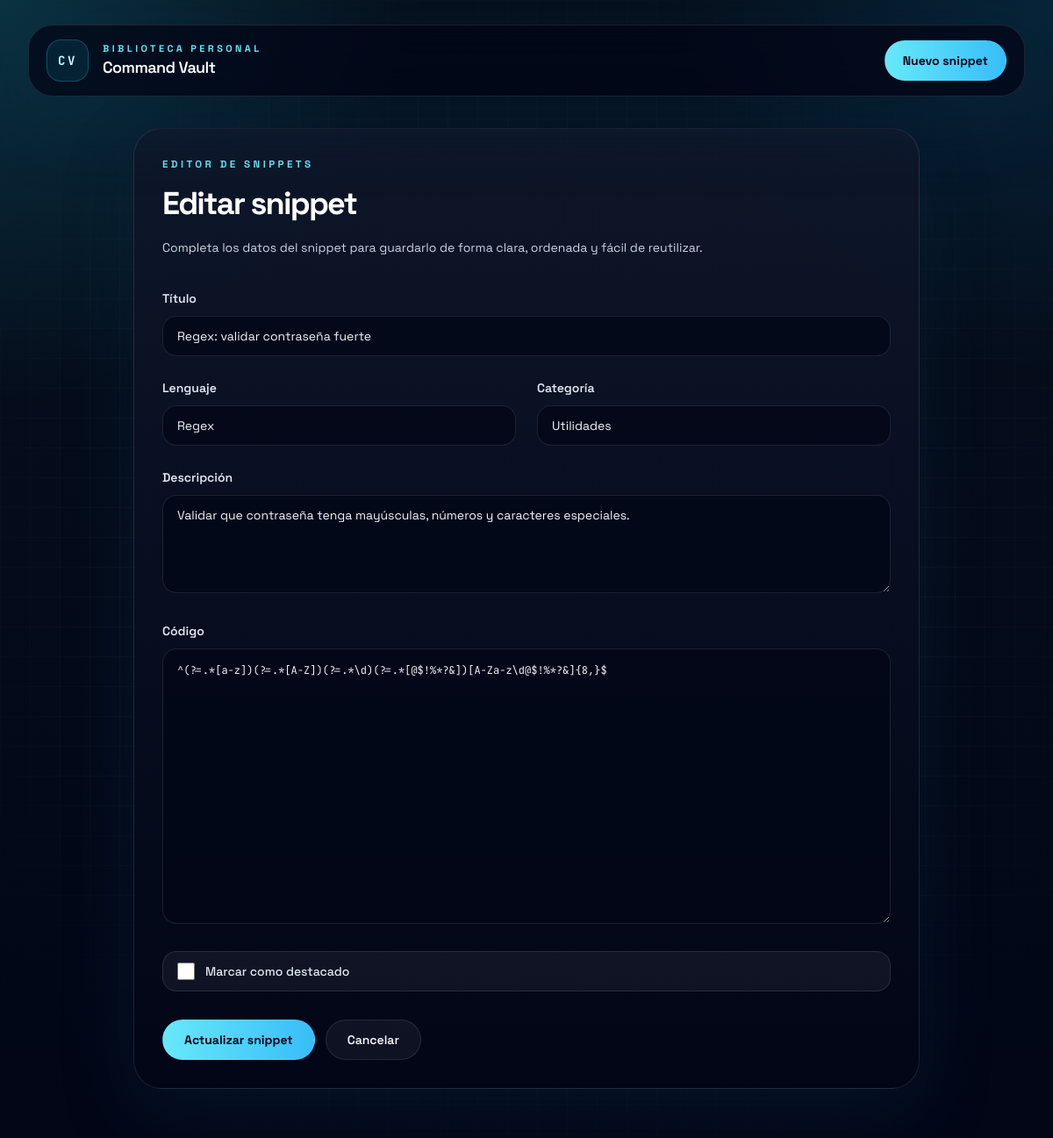
The page /editar/107/ on the database as committed earlier.
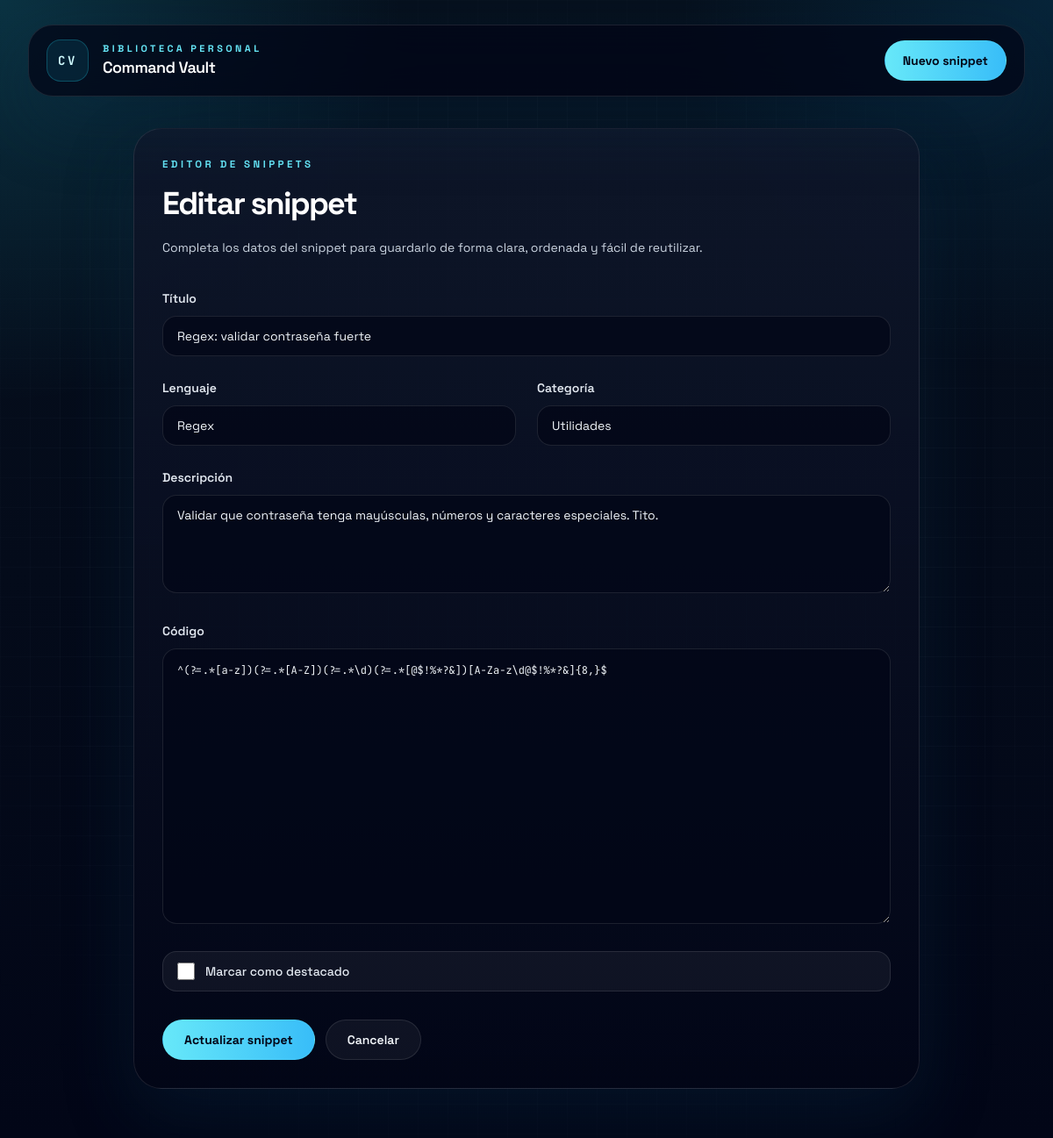
The same page on the database as committed later.
### vault/models.py (models this page shows, shortened)
class Snippet(models.Model):
    LENGUAJES = [
        ('python', 'Python'),
        ('javascript', 'JavaScript'),
        ('html', 'HTML'),
        ('css', 'CSS'),
        ('bash', 'Bash'),
        ('sql', 'SQL'),
        ('django', 'Django'),
        ('git', 'Git'),
        ('docker', 'Docker'),
        ('regex', 'Regex'),
        ('json', 'JSON'),
        ('yaml', 'YAML'),
    ]
    CATEGORIAS = [
        ('backend', 'Backend'),
        ('frontend', 'Frontend'),
        ('database', 'Base de datos'),
        ('devops', 'DevOps'),
        ('utils', 'Utilidades'),
    ]
    titulo = models.CharField(max_length=120)
    lenguaje = models.CharField(max_length=20, choices=LENGUAJES)
    categoria = models.CharField(max_length=20, choices=CATEGORIAS)
    descripcion = models.TextField()
    codigo = models.TextField()
    destacado = models.BooleanField(default=False)
    creado_en = models.DateTimeField(auto_now_add=True)
    actualizado_en = models.DateTimeField(auto_now=True)
    class Meta:
        ordering = ['-creado_en']
        verbose_name = 'Snippet'
        verbose_name_plural = 'Snippets'

### vault/views.py (the view)
# urls.py: path('editar/<int:pk>/', views.snippet_update, name='snippet_update'),
def snippet_update(request, pk):
    snippet = get_object_or_404(Snippet, pk=pk)
    if request.method == 'POST':
        form = SnippetForm(request.POST, instance=snippet)
        if form.is_valid():
            snippet = form.save()
            return redirect('snippet_detail', pk=snippet.pk)
    else:
        form = SnippetForm(instance=snippet)
    return render(request, 'vault/snippet_form.html', {
        'form': form,
        'titulo_pagina': 'Editar snippet',
        'texto_boton': 'Actualizar snippet'
    })

### vault/templates/vault/snippet_form.html (shortened to what this page needs)
{% extends 'vault/base.html' %}
{% block content %}
<section class="mx-auto max-w-4xl">
    <div class="rounded-[32px] border border-white/10 bg-[linear-gradient(180deg,rgba(15,23,42,0.9),rgba(2,6,23,0.96))] p-6 shadow-glow sm:p-8">
        <div class="max-w-2xl">
            <p class="text-[0.72rem] font-bold uppercase tracking-[0.3em] text-cyan-300">Editor de snippets</p>
            <h1 class="mt-4 text-4xl font-bold tracking-[-0.05em] text-white">{{ titulo_pagina }}</h1>
            <p class="mt-4 text-sm leading-7 text-slate-300">Completa los datos del snippet para guardarlo de forma clara, ordenada y fácil de reutilizar.</p>
        </div>
        <form method="post" class="mt-8 space-y-6">
            <div class="space-y-2">
                <label class="text-sm font-semibold text-slate-200" for="{{ form.titulo.id_for_label }}">Título</label>
                {{ form.titulo }}
            </div>
            <div class="grid gap-6 md:grid-cols-2">
                <div class="space-y-2">
                    <label class="text-sm font-semibold text-slate-200" for="{{ form.lenguaje.id_for_label }}">Lenguaje</label>
                    {{ form.lenguaje }}
                </div>
                <div class="space-y-2">
                    <label class="text-sm font-semibold text-slate-200" for="{{ form.categoria.id_for_label }}">Categoría</label>
                    {{ form.categoria }}
                </div>
            </div>
            <div class="space-y-2">
                <label class="text-sm font-semibold text-slate-200" for="{{ form.descripcion.id_for_label }}">Descripción</label>
                {{ form.descripcion }}
            </div>
            <div class="space-y-2">
                <label class="text-sm font-semibold text-slate-200" for="{{ form.codigo.id_for_label }}">Código</label>
                {{ form.codigo }}
            </div>
            <label class="flex items-center gap-3 rounded-2xl border border-white/10 bg-white/5 px-4 py-3 text-sm text-slate-200" for="{{ form.destacado.id_for_label }}">
                {{ form.destacado }}
                <span class="font-medium">Marcar como destacado</span>
            </label>
            <div class="flex flex-wrap gap-3 pt-2">
                <button type="submit" class="inline-flex items-center justify-center rounded-full border border-cyan-300/20 bg-gradient-to-r from-cyan-300 to-sky-400 px-6 py-3 text-sm font-bold text-slate-950 transition hover:-translate-y-0.5">{{ texto_boton }}</button>
                <a href="{% url 'snippet_list' %}" class="inline-flex items-center justify-center rounded-full border border-white/10 bg-white/5 px-6 py-3 text-sm font-semibold text-slate-100 transition hover:border-cyan-300/30 hover:bg-cyan-300/10">Cancelar</a>
            </div>
        </form>
    </div>
</section>
{% endblock %}

Rows that differ between the two databases and show on the page:
changed Snippet "Regex: validar contraseña fuerte": descripcion "Validar que contraseña tenga mayúsculas, números y caracteres especiales." → "Validar que contraseña tenga mayúsculas, números y caracteres especiales. Tito."
